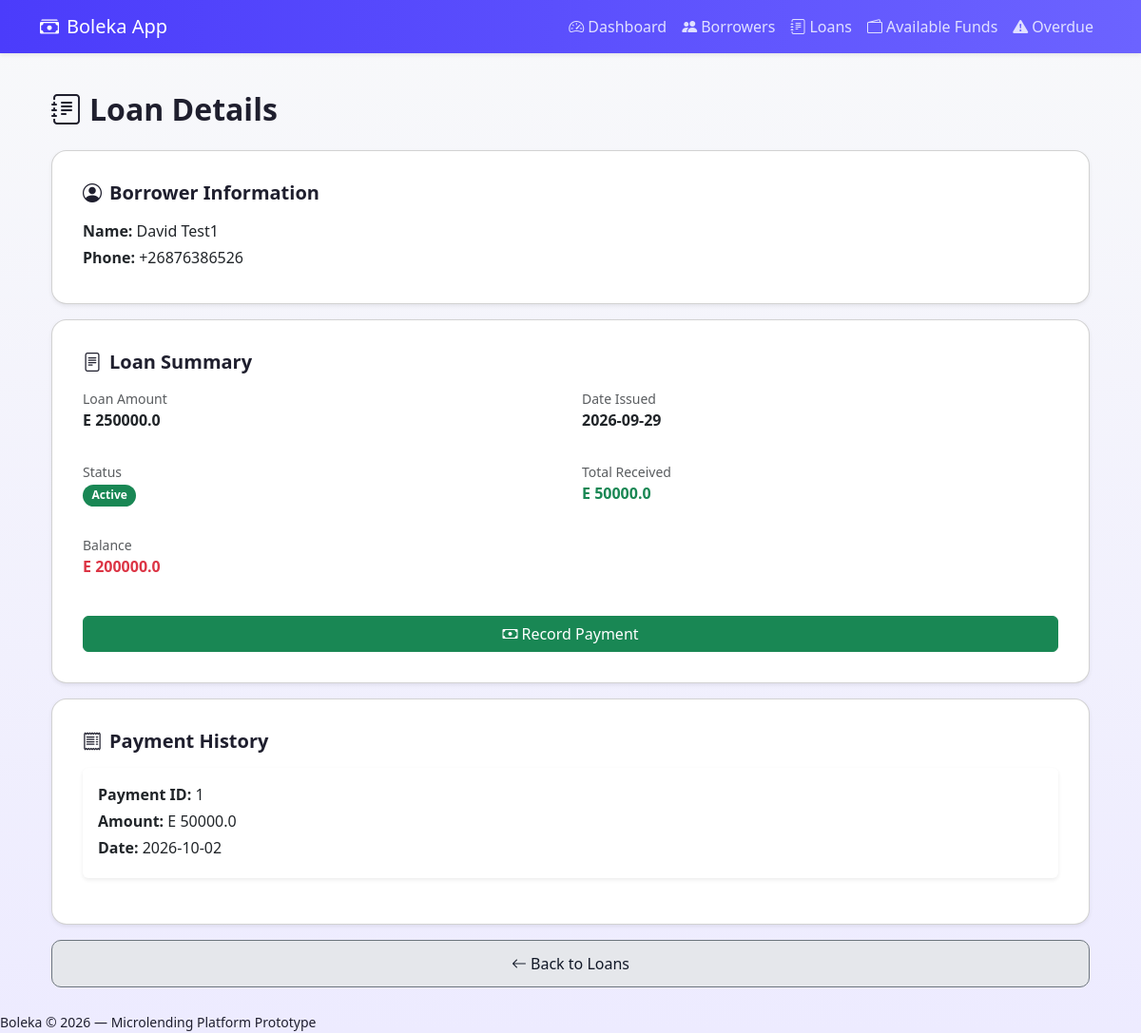
Screenshot of /loans/1 with the database file from the repository.
### models.py (models this page shows)
class Borrower(Base):
    __tablename__ = "borrowers"
    id = Column(Integer, primary_key=True, index=True)
    name = Column(String, nullable=False)
    phone = Column(String, nullable=False)
    loans = relationship("Loan", back_populates="borrower")

class Loan(Base):
    __tablename__ = "loans"
    id = Column(Integer, primary_key=True, index=True)
    borrower_id = Column(Integer, ForeignKey("borrowers.id"))
    amount = Column(Float, nullable=False)
    date = Column(Date, nullable=False)
    status = Column(String, default="Active")
    borrower = relationship("Borrower", back_populates="loans")
    payments = relationship("Payment", back_populates="loan")

class Payment(Base):
    __tablename__ = "payments"
    id = Column(Integer, primary_key=True, index=True)
    loan_id = Column(Integer, ForeignKey("loans.id"))
    amount = Column(Float, nullable=False)
    date = Column(Date, nullable=False)
    loan = relationship("Loan", back_populates="payments")

### main.py (the view)
@app.get("/loans/{loan_id}", response_class=HTMLResponse)
async def loan_detail(request: Request, loan_id: int, db: Session = Depends(get_db)):
    loan = db.query(Loan).filter(Loan.id == loan_id).first()
    if not loan:
        return HTMLResponse("Loan not found", status_code=404)
    borrower = db.query(Borrower).filter(
        Borrower.id == loan.borrower_id).first()
    payments = db.query(Payment).filter(Payment.loan_id == loan_id).all()
    money_received = sum(p.amount for p in payments)
    balance = loan.amount - money_received
    return templates.TemplateResponse(
        "loan_detail.html",
        {
            "request": request,
            "loan": loan,
            "borrower": borrower,
            "payments": payments,
            "money_received": money_received,
            "balance": balance,
        },
    )

### templates/loan_detail.html (shortened to what this page needs)
{% extends "base.html" %}
{% block content %}
<div class="container mt-3">
    <h2 class="mb-4">
        <i class="bi bi-journal-text me-2"></i>Loan Details
    </h2>
    <div class="card shadow-sm mb-3 loan-card">
        <div class="card-body">
            <h5 class="fw-semibold mb-3">
                <i class="bi bi-person-circle me-2"></i>Borrower Information
            </h5>
            <p class="mb-1"><strong>Name:</strong> {{ borrower.name }}</p>
            <p class="mb-1"><strong>Phone:</strong> {{ borrower.phone }}</p>
        </div>
    </div>
    <div class="card shadow-sm mb-3 loan-card">
        <div class="card-body">
            <h5 class="fw-semibold mb-3">
                <i class="bi bi-file-text me-2"></i>Loan Summary
            </h5>
            <div class="row">
                <div class="col-6 mb-3">
                    <p class="small text-muted mb-0">Loan Amount</p>
                    <p class="fw-bold">E {{ loan.amount }}</p>
                </div>
                <div class="col-6 mb-3">
                    <p class="small text-muted mb-0">Date Issued</p>
                    <p class="fw-bold">{{ loan.date }}</p>
                </div>
                <div class="col-6 mb-3">
                    <p class="small text-muted mb-0">Status</p>
                    {% if loan.status == "Active" %}
                        <span class="badge bg-success">Active</span>
                    {% elif loan.status == "Overdue" %}
                        <span class="badge bg-danger">Overdue</span>
                    {% elif loan.status == "Paid" %}
                        <span class="badge bg-primary">Paid</span>
                    {% else %}
                        <span class="badge bg-secondary">{{ loan.status }}</span>
                    {% endif %}
                </div>
                <div class="col-6 mb-3">
                    <p class="small text-muted mb-0">Total Received</p>
                    <p class="fw-bold text-success">E {{ money_received }}</p>
                </div>
                <div class="col-12 mb-3">
                    <p class="small text-muted mb-0">Balance</p>
                    {% if balance > 0 %}
                        <p class="fw-bold text-danger">E {{ balance }}</p>
                    {% else %}
                        <p class="fw-bold text-success">E 0</p>
                    {% endif %}
                </div>
            </div>
            <a href="/loans/{{ loan.id }}/pay" class="btn btn-success w-100 mt-2">
                <i class="bi bi-cash me-1"></i>Record Payment
            </a>
        </div>
    </div>
    <div class="card shadow-sm mb-3 loan-card">
        <div class="card-body">
            <h5 class="fw-semibold mb-3">
                <i class="bi bi-receipt me-2"></i>Payment History
            </h5>
            {% if payments %}
                {% for p in payments %}
                <div class="payment-card mb-3 p-3 rounded shadow-sm">
                    <p class="mb-1"><strong>Payment ID:</strong> {{ p.id }}</p>
                    <p class="mb-1"><strong>Amount:</strong> E {{ p.amount }}</p>
                    <p class="mb-1"><strong>Date:</strong> {{ p.date }}</p>
                </div>
                {% endfor %}
            {% else %}
                <p class="text-muted">No payments recorded yet.</p>
            {% endif %}
        </div>
    </div>
    <a href="/loans" class="btn btn-secondary w-100">
        <i class="bi bi-arrow-left me-1"></i>Back to Loans
    </a>
</div>
{% endblock %}

### static/style.css (style rules this page uses)
* { box-sizing: border-box; margin: 0; padding: 0; }
body { font-family: system-ui, -apple-system, BlinkMacSystemFont, "Segoe UI", sans-serif; background: linear-gradient(180deg, #F8F9FA 0%, #EDEBFF 100%); color: #1f2933; }
h1, h2, h3, h4, h5 { font-weight: 600; color: #1f1f2e; margin-bottom: 0.75rem; }
.card { background: #ffffff; border-radius: 16px; padding: 1rem; margin-bottom: 1rem; box-shadow: 0 4px 12px rgba(75, 60, 251, 0.1); transition: transform 0.2s ease, box-shadow 0.2s ease; }
.btn-secondary { background: #e5e7eb; color: #111827; border-radius: 10px; padding: 12px; font-weight: 500; }
.badge { padding: 0.35rem 0.6rem; border-radius: 999px; font-size: 0.75rem; font-weight: 600; }

### templates/base.html (style rules this page uses)
body { background: linear-gradient(180deg, #F8F9FA 0%, #EDEBFF 100%); color: #1F1F2E; }
.card { border-radius: 16px; box-shadow: 0 4px 12px rgba(75, 60, 251, 0.1); transition: transform 0.2s ease, box-shadow 0.2s ease; }
h2, h3, h4 { font-weight: 600; color: #1F1F2E; }

### templates/loan_detail.html (style rules this page uses)
.loan-card { border-radius: 16px; transition: transform 0.2s ease, box-shadow 0.2s ease; }
.payment-card { background: #ffffff; border-radius: 12px; box-shadow: 0 2px 6px rgba(75, 60, 251, 0.1); }

### rows the page displays
Borrower: name "David Test1", phone "+26876386526"
Loan: amount "250000.0", date "2026-09-29"
Payment: id "1", amount "50000.0", date "2026-10-02"

### other values shown
{{ money_received }} "50000.0"
{{ balance }} "200000.0"
{{ 2026 }} "2026"
